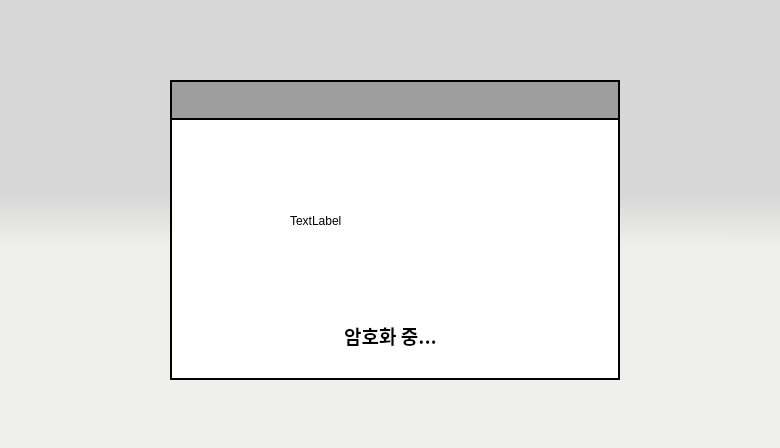
<?xml version="1.0" encoding="UTF-8"?>
<ui version="4.0">
 <class>Dialog</class>
 <widget class="QDialog" name="Dialog">
  <property name="geometry">
   <rect>
    <x>0</x>
    <y>0</y>
    <width>780</width>
    <height>448</height>
   </rect>
  </property>
  <property name="windowTitle">
   <string>Dialog</string>
  </property>
  <property name="styleSheet">
   <string notr="true">background-color:qlineargradient(spread:pad, x1:0.5, y1:0.432, x2:0.499682, y2:0.551, stop:0 rgba(215, 215, 215, 255), stop:1 rgba(239, 239, 237, 255))</string>
  </property>
  <widget class="QFrame" name="frame">
   <property name="geometry">
    <rect>
     <x>170</x>
     <y>80</y>
     <width>450</width>
     <height>300</height>
    </rect>
   </property>
   <property name="font">
    <font>
     <family>함초롬돋움</family>
     <pointsize>12</pointsize>
    </font>
   </property>
   <property name="styleSheet">
    <string notr="true">background-color:#ffffff;
border: 2px solid black;
</string>
   </property>
   <property name="frameShape">
    <enum>QFrame::StyledPanel</enum>
   </property>
   <property name="frameShadow">
    <enum>QFrame::Raised</enum>
   </property>
   <widget class="QLabel" name="titleLabel">
    <property name="geometry">
     <rect>
      <x>0</x>
      <y>0</y>
      <width>450</width>
      <height>40</height>
     </rect>
    </property>
    <property name="font">
     <font>
      <family>함초롬돋움</family>
      <pointsize>14</pointsize>
     </font>
    </property>
    <property name="styleSheet">
     <string notr="true">color: black;
background-color: #9E9E9E;
text-align:center;</string>
    </property>
    <property name="text">
     <string/>
    </property>
    <property name="alignment">
     <set>Qt::AlignCenter</set>
    </property>
   </widget>
   <widget class="QLabel" name="encryptLoadingGIF">
    <property name="geometry">
     <rect>
      <x>120</x>
      <y>50</y>
      <width>201</width>
      <height>181</height>
     </rect>
    </property>
    <property name="styleSheet">
     <string notr="true">border:5px soid white;
</string>
    </property>
    <property name="text">
     <string>TextLabel</string>
    </property>
   </widget>
   <widget class="QLabel" name="encryptLoadingTEXT">
    <property name="geometry">
     <rect>
      <x>120</x>
      <y>230</y>
      <width>201</width>
      <height>51</height>
     </rect>
    </property>
    <property name="font">
     <font>
      <family>Agency FB</family>
      <pointsize>14</pointsize>
      <weight>75</weight>
      <bold>true</bold>
     </font>
    </property>
    <property name="styleSheet">
     <string notr="true">border:5px soid white;
</string>
    </property>
    <property name="text">
     <string>암호화 중...</string>
    </property>
    <property name="alignment">
     <set>Qt::AlignCenter</set>
    </property>
   </widget>
  </widget>
 </widget>
 <resources/>
 <connections/>
</ui>
